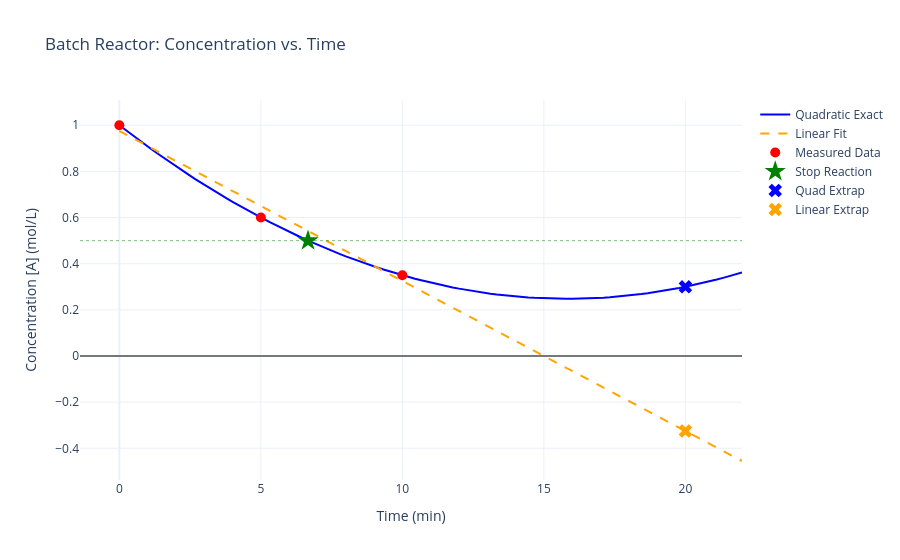

Notebook cell for this chart:
### Code cell
import numpy as np
import plotly.graph_objects as go

# --- Task 1: Construct polynomial C(t) ---
t_data, C_data = np.array([0, 5, 10]), np.array([1.00, 0.60, 0.35])
A_prob5 = np.array([[t_data[0]**2, t_data[0], 1], [t_data[1]**2, t_data[1], 1], [t_data[2]**2, t_data[2], 1]])
a5, b5, c5 = np.linalg.solve(A_prob5, C_data)

# --- Task 2: Estimate time when concentration is 0.50 ---
target_C = 0.50
roots = np.roots([a5, b5, c5 - target_C])
valid_time = [r for r in roots if 0 <= r <= 10][0]

# --- Task 3: Compare to Linear fit ---
m, b_lin = np.polyfit(t_data, C_data, 1)
t_future = 20
C_quad_future = a5*(t_future**2) + b5*t_future + c5
C_lin_future = m*t_future + b_lin

# --- Interactive Data Visualization ---
t_curve = np.linspace(0, 22, 100)
C_quad_curve, C_lin_curve = a5*(t_curve**2) + b5*t_curve + c5, m*t_curve + b_lin

fig = go.Figure()
fig.add_trace(go.Scatter(x=t_curve, y=C_quad_curve, mode='lines', name='Quadratic Exact', line=dict(color='blue')))
fig.add_trace(go.Scatter(x=t_curve, y=C_lin_curve, mode='lines', name='Linear Fit', line=dict(color='orange', dash='dash')))
fig.add_trace(go.Scatter(x=t_data, y=C_data, mode='markers', name='Measured Data', marker=dict(color='red', size=10)))
fig.add_trace(go.Scatter(x=[valid_time], y=[target_C], mode='markers', name=f'Stop Reaction', marker=dict(color='green', symbol='star', size=16)))
fig.add_trace(go.Scatter(x=[t_future], y=[C_quad_future], mode='markers', name='Quad Extrap', marker=dict(color='blue', symbol='x', size=12)))
fig.add_trace(go.Scatter(x=[t_future], y=[C_lin_future], mode='markers', name='Linear Extrap', marker=dict(color='orange', symbol='x', size=12)))

fig.add_hline(y=0, line_width=1, line_color="black")
fig.add_hline(y=target_C, line_width=1, line_dash="dot", line_color="green", opacity=0.5)

fig.update_layout(
    title='Batch Reactor: Concentration vs. Time',
    xaxis_title='Time (min)', yaxis_title='Concentration [A] (mol/L)', 
    template="plotly_white",
    dragmode='pan' # <--- This makes left-click pan the graph
)
fig.show(config={'scrollZoom': True})

### Figure 1 — Plotly figure (JSON) as saved in the notebook; plotly's stock layout.template omitted (floating-point values rounded to 4 significant figures)
{"data": [{"line": {"color": "blue"}, "mode": "lines", "name": "Quadratic Exact", "type": "scatter", "x": [0.0, 0.2222, 0.4444, 0.6667, 0.8889, 1.111, 1.333, 1.556, 1.778, 2.0, 2.222, 2.444, 2.667, 2.889, 3.111, 3.333, 3.556, 3.778, 4.0, 4.222, 4.444, 4.667, 4.889, 5.111, 5.333, 5.556, 5.778, 6.0, 6.222, 6.444, 6.667, 6.889, 7.111, 7.333, 7.556, 7.778, 8.0, 8.222, 8.444, 8.667, 8.889, 9.111, 9.333, 9.556, 9.778, 10.0, 10.22, 10.44, 10.67, 10.89, 11.11, 11.33, 11.56, 11.78, 12.0, 12.22, 12.44, 12.67, 12.89, 13.11, 13.33, 13.56, 13.78, 14.0, 14.22, 14.44, 14.67, 14.89, 15.11, 15.33, 15.56, 15.78, 16.0, 16.22, 16.44, 16.67, 16.89, 17.11, 17.33, 17.56, 17.78, 18.0, 18.22, 18.44, 18.67, 18.89, 19.11, 19.33, 19.56, 19.78, 20.0, 20.22, 20.44, 20.67, 20.89, 21.11, 21.33, 21.56, 21.78, 22.0], "y": [1.0, 0.979, 0.9584, 0.938, 0.9179, 0.8981, 0.8787, 0.8595, 0.8406, 0.822, 0.8037, 0.7857, 0.768, 0.7506, 0.7335, 0.7167, 0.7001, 0.6839, 0.668, 0.6524, 0.637, 0.622, 0.6073, 0.5928, 0.5787, 0.5648, 0.5513, 0.538, 0.525, 0.5124, 0.5, 0.4879, 0.4761, 0.4647, 0.4535, 0.4426, 0.432, 0.4217, 0.4117, 0.402, 0.3926, 0.3835, 0.3747, 0.3661, 0.3579, 0.35, 0.3424, 0.335, 0.328, 0.3213, 0.3148, 0.3087, 0.3028, 0.2973, 0.292, 0.287, 0.2824, 0.278, 0.2739, 0.2701, 0.2667, 0.2635, 0.2606, 0.258, 0.2557, 0.2537, 0.252, 0.2506, 0.2495, 0.2487, 0.2481, 0.2479, 0.248, 0.2484, 0.249, 0.25, 0.2513, 0.2528, 0.2547, 0.2568, 0.2593, 0.262, 0.265, 0.2684, 0.272, 0.2759, 0.2801, 0.2847, 0.2895, 0.2946, 0.3, 0.3057, 0.3117, 0.318, 0.3246, 0.3315, 0.3387, 0.3461, 0.3539, 0.362]}, {"line": {"color": "orange", "dash": "dash"}, "mode": "lines", "name": "Linear Fit", "type": "scatter", "x": [0.0, 0.2222, 0.4444, 0.6667, 0.8889, 1.111, 1.333, 1.556, 1.778, 2.0, 2.222, 2.444, 2.667, 2.889, 3.111, 3.333, 3.556, 3.778, 4.0, 4.222, 4.444, 4.667, 4.889, 5.111, 5.333, 5.556, 5.778, 6.0, 6.222, 6.444, 6.667, 6.889, 7.111, 7.333, 7.556, 7.778, 8.0, 8.222, 8.444, 8.667, 8.889, 9.111, 9.333, 9.556, 9.778, 10.0, 10.22, 10.44, 10.67, 10.89, 11.11, 11.33, 11.56, 11.78, 12.0, 12.22, 12.44, 12.67, 12.89, 13.11, 13.33, 13.56, 13.78, 14.0, 14.22, 14.44, 14.67, 14.89, 15.11, 15.33, 15.56, 15.78, 16.0, 16.22, 16.44, 16.67, 16.89, 17.11, 17.33, 17.56, 17.78, 18.0, 18.22, 18.44, 18.67, 18.89, 19.11, 19.33, 19.56, 19.78, 20.0, 20.22, 20.44, 20.67, 20.89, 21.11, 21.33, 21.56, 21.78, 22.0], "y": [0.975, 0.9606, 0.9461, 0.9317, 0.9172, 0.9028, 0.8883, 0.8739, 0.8594, 0.845, 0.8306, 0.8161, 0.8017, 0.7872, 0.7728, 0.7583, 0.7439, 0.7294, 0.715, 0.7006, 0.6861, 0.6717, 0.6572, 0.6428, 0.6283, 0.6139, 0.5994, 0.585, 0.5706, 0.5561, 0.5417, 0.5272, 0.5128, 0.4983, 0.4839, 0.4694, 0.455, 0.4406, 0.4261, 0.4117, 0.3972, 0.3828, 0.3683, 0.3539, 0.3394, 0.325, 0.3106, 0.2961, 0.2817, 0.2672, 0.2528, 0.2383, 0.2239, 0.2094, 0.195, 0.1806, 0.1661, 0.1517, 0.1372, 0.1228, 0.1083, 0.09389, 0.07944, 0.065, 0.05056, 0.03611, 0.02167, 0.007222, -0.007222, -0.02167, -0.03611, -0.05056, -0.065, -0.07944, -0.09389, -0.1083, -0.1228, -0.1372, -0.1517, -0.1661, -0.1806, -0.195, -0.2094, -0.2239, -0.2383, -0.2528, -0.2672, -0.2817, -0.2961, -0.3106, -0.325, -0.3394, -0.3539, -0.3683, -0.3828, -0.3972, -0.4117, -0.4261, -0.4406, -0.455]}, {"marker": {"color": "red", "size": 10}, "mode": "markers", "name": "Measured Data", "type": "scatter", "x": [0, 5, 10], "y": [1.0, 0.6, 0.35]}, {"marker": {"color": "green", "size": 16, "symbol": "star"}, "mode": "markers", "name": "Stop Reaction", "type": "scatter", "x": [6.667], "y": [0.5]}, {"marker": {"color": "blue", "size": 12, "symbol": "x"}, "mode": "markers", "name": "Quad Extrap", "type": "scatter", "x": [20], "y": [0.3]}, {"marker": {"color": "orange", "size": 12, "symbol": "x"}, "mode": "markers", "name": "Linear Extrap", "type": "scatter", "x": [20], "y": [-0.325]}], "layout": {"dragmode": "pan", "shapes": [{"line": {"color": "black", "width": 1}, "type": "line", "x0": 0, "x1": 1, "xref": "x domain", "y0": 0, "y1": 0, "yref": "y"}, {"line": {"color": "green", "dash": "dot", "width": 1}, "opacity": 0.5, "type": "line", "x0": 0, "x1": 1, "xref": "x domain", "y0": 0.5, "y1": 0.5, "yref": "y"}], "title": {"text": "Batch Reactor: Concentration vs. Time"}, "xaxis": {"title": {"text": "Time (min)"}}, "yaxis": {"title": {"text": "Concentration [A] (mol/L)"}}}}
